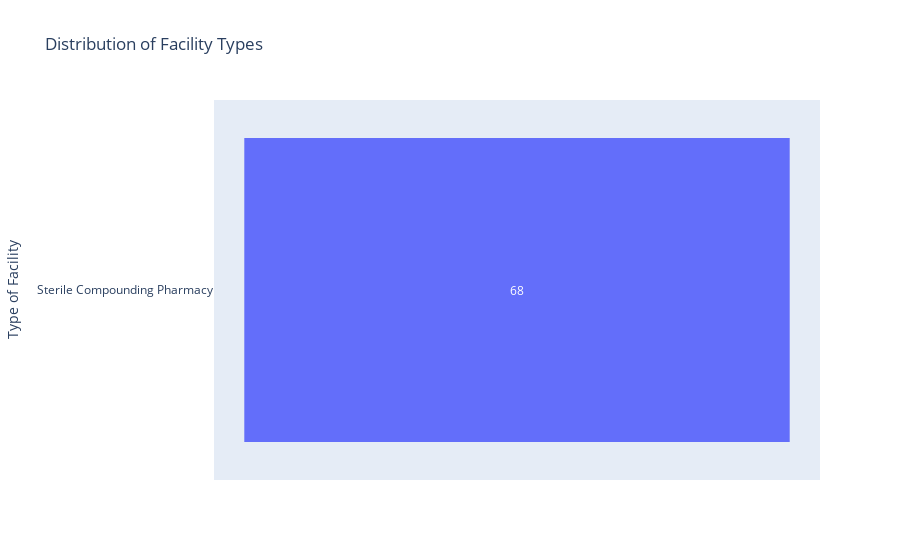

This figure's notebook cell:
### Markdown cell above
### Facility Type

### Code cell
# Calculate the count of each facility type
facility_counts = pharmacies['Facility Type'].value_counts().reset_index()
facility_counts.columns = ['Facility Type', 'Count']

# Create the funnel chart
funnel_fig = px.funnel(facility_counts, x='Count', y='Facility Type', 
                       title="Distribution of Facility Types",
                       labels={'Count': 'Number of Facilities', 'Facility Type': 'Type of Facility'})
funnel_fig.show()

### Figure 1 — Plotly figure (JSON) as saved in the notebook; plotly's stock layout.template omitted (floating-point values rounded to 4 significant figures)
{"data": [{"hovertemplate": "Number of Facilities=%{x}<br>Type of Facility=%{y}<extra></extra>", "legendgroup": "", "marker": {"color": "#636efa"}, "name": "", "orientation": "h", "showlegend": false, "x": [68], "xaxis": "x", "y": ["Sterile Compounding Pharmacy"], "yaxis": "y", "type": "funnel"}], "layout": {"xaxis": {"anchor": "y", "domain": [0.0, 1.0], "title": {"text": "Number of Facilities"}}, "yaxis": {"anchor": "x", "domain": [0.0, 1.0], "title": {"text": "Type of Facility"}}, "legend": {"tracegroupgap": 0}, "title": {"text": "Distribution of Facility Types"}}}
